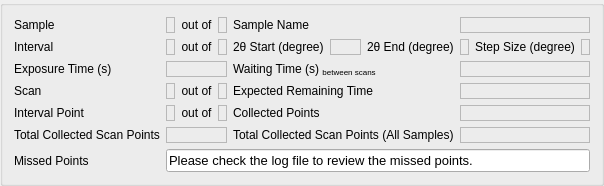
        <widget class="QGroupBox" name="statusGroupBox">
         <property name="sizePolicy">
          <sizepolicy hsizetype="Preferred" vsizetype="Preferred">
           <horstretch>0</horstretch>
           <verstretch>0</verstretch>
          </sizepolicy>
         </property>
         <property name="title">
          <string/>
         </property>
         <layout class="QGridLayout" name="gridLayout_5">
          <item row="0" column="3">
           <widget class="QELabel" name="samplesVal">
            <property name="cursor">
             <cursorShape>IBeamCursor</cursorShape>
            </property>
            <property name="frameShape">
             <enum>QFrame::StyledPanel</enum>
            </property>
            <property name="alignment">
             <set>Qt::AlignCenter</set>
            </property>
            <property name="variable" stdset="0">
             <string>$(P)Samples</string>
            </property>
            <property name="variableSubstitutions" stdset="0">
             <string>P=MS:</string>
            </property>
            <property name="variableAsToolTip">
             <bool>false</bool>
            </property>
            <property name="displayAlarmStateOption" stdset="0">
             <enum>QE::Never</enum>
            </property>
            <property name="addUnits">
             <bool>false</bool>
            </property>
           </widget>
          </item>
          <item row="4" column="1">
           <widget class="QELabel" name="pointVal">
            <property name="cursor">
             <cursorShape>IBeamCursor</cursorShape>
            </property>
            <property name="frameShape">
             <enum>QFrame::StyledPanel</enum>
            </property>
            <property name="alignment">
             <set>Qt::AlignCenter</set>
            </property>
            <property name="variable" stdset="0">
             <string>$(P)CurrentPoint</string>
            </property>
            <property name="variableSubstitutions" stdset="0">
             <string>P=MS:</string>
            </property>
            <property name="variableAsToolTip">
             <bool>false</bool>
            </property>
            <property name="displayAlarmStateOption" stdset="0">
             <enum>QE::Never</enum>
            </property>
            <property name="addUnits">
             <bool>false</bool>
            </property>
           </widget>
          </item>
          <item row="1" column="4">
           <widget class="QLabel" name="twoThetaStartLabel">
            <property name="text">
             <string>2θ Start (degree)</string>
            </property>
            <property name="alignment">
             <set>Qt::AlignLeading|Qt::AlignLeft|Qt::AlignVCenter</set>
            </property>
           </widget>
          </item>
          <item row="0" column="1">
           <widget class="QELabel" name="currentSampleVal">
            <property name="cursor">
             <cursorShape>IBeamCursor</cursorShape>
            </property>
            <property name="frameShape">
             <enum>QFrame::StyledPanel</enum>
            </property>
            <property name="alignment">
             <set>Qt::AlignCenter</set>
            </property>
            <property name="variable" stdset="0">
             <string>$(P)CurrentSample</string>
            </property>
            <property name="variableSubstitutions" stdset="0">
             <string>P=MS:</string>
            </property>
            <property name="variableAsToolTip">
             <bool>false</bool>
            </property>
            <property name="displayAlarmStateOption" stdset="0">
             <enum>QE::Never</enum>
            </property>
            <property name="addUnits">
             <bool>false</bool>
            </property>
           </widget>
          </item>
          <item row="1" column="3">
           <widget class="QELabel" name="intervalsVal">
            <property name="cursor">
             <cursorShape>IBeamCursor</cursorShape>
            </property>
            <property name="frameShape">
             <enum>QFrame::StyledPanel</enum>
            </property>
            <property name="alignment">
             <set>Qt::AlignCenter</set>
            </property>
            <property name="variable" stdset="0">
             <string>$(P)Intervals</string>
            </property>
            <property name="variableSubstitutions" stdset="0">
             <string>P=MS:</string>
            </property>
            <property name="variableAsToolTip">
             <bool>false</bool>
            </property>
            <property name="displayAlarmStateOption" stdset="0">
             <enum>QE::Never</enum>
            </property>
            <property name="addUnits">
             <bool>false</bool>
            </property>
           </widget>
          </item>
          <item row="1" column="8">
           <widget class="QLabel" name="twoThetaStepSizeLabel">
            <property name="text">
             <string>Step Size (degree)</string>
            </property>
            <property name="alignment">
             <set>Qt::AlignLeading|Qt::AlignLeft|Qt::AlignVCenter</set>
            </property>
           </widget>
          </item>
          <item row="4" column="0">
           <widget class="QLabel" name="pointLabel">
            <property name="text">
             <string>Interval Point</string>
            </property>
           </widget>
          </item>
          <item row="0" column="0">
           <widget class="QLabel" name="sampleLabel">
            <property name="text">
             <string>Sample</string>
            </property>
           </widget>
          </item>
          <item row="3" column="1">
           <widget class="QELabel" name="scanVal">
            <property name="cursor">
             <cursorShape>IBeamCursor</cursorShape>
            </property>
            <property name="frameShape">
             <enum>QFrame::StyledPanel</enum>
            </property>
            <property name="alignment">
             <set>Qt::AlignCenter</set>
            </property>
            <property name="variable" stdset="0">
             <string>$(P)CurrentScan</string>
            </property>
            <property name="variableSubstitutions" stdset="0">
             <string>P=MS:</string>
            </property>
            <property name="variableAsToolTip">
             <bool>false</bool>
            </property>
            <property name="displayAlarmStateOption" stdset="0">
             <enum>QE::Never</enum>
            </property>
            <property name="addUnits">
             <bool>false</bool>
            </property>
           </widget>
          </item>
          <item row="1" column="2">
           <widget class="QLabel" name="outOf2">
            <property name="text">
             <string>out of</string>
            </property>
            <property name="alignment">
             <set>Qt::AlignCenter</set>
            </property>
           </widget>
          </item>
          <item row="6" column="0">
           <widget class="QLabel" name="missedPointsLabel">
            <property name="text">
             <string>Missed Points</string>
            </property>
           </widget>
          </item>
          <item row="2" column="0">
           <widget class="QLabel" name="exposureTimeLabel">
            <property name="text">
             <string>Exposure Time (s)</string>
            </property>
            <property name="alignment">
             <set>Qt::AlignLeading|Qt::AlignLeft|Qt::AlignVCenter</set>
            </property>
           </widget>
          </item>
          <item row="5" column="0">
           <widget class="QLabel" name="totalCollectedScanPointsLabel">
            <property name="text">
             <string>Total Collected Scan Points</string>
            </property>
           </widget>
          </item>
          <item row="1" column="6">
           <widget class="QLabel" name="twoThetaEndLabel">
            <property name="text">
             <string>2θ End (degree)</string>
            </property>
            <property name="alignment">
             <set>Qt::AlignLeading|Qt::AlignLeft|Qt::AlignVCenter</set>
            </property>
           </widget>
          </item>
          <item row="3" column="3">
           <widget class="QELabel" name="scansVal">
            <property name="cursor">
             <cursorShape>IBeamCursor</cursorShape>
            </property>
            <property name="frameShape">
             <enum>QFrame::StyledPanel</enum>
            </property>
            <property name="alignment">
             <set>Qt::AlignCenter</set>
            </property>
            <property name="variable" stdset="0">
             <string>$(P)Scans</string>
            </property>
            <property name="variableSubstitutions" stdset="0">
             <string>P=MS:</string>
            </property>
            <property name="variableAsToolTip">
             <bool>false</bool>
            </property>
            <property name="displayAlarmStateOption" stdset="0">
             <enum>QE::Never</enum>
            </property>
            <property name="addUnits">
             <bool>false</bool>
            </property>
           </widget>
          </item>
          <item row="3" column="0">
           <widget class="QLabel" name="scanLabel">
            <property name="text">
             <string>Scan</string>
            </property>
           </widget>
          </item>
          <item row="1" column="7">
           <widget class="QELabel" name="twoThetaEndVal">
            <property name="cursor">
             <cursorShape>IBeamCursor</cursorShape>
            </property>
            <property name="frameShape">
             <enum>QFrame::StyledPanel</enum>
            </property>
            <property name="alignment">
             <set>Qt::AlignCenter</set>
            </property>
            <property name="variable" stdset="0">
             <string>MS:EndPoint$(N)</string>
            </property>
            <property name="variableSubstitutions" stdset="0">
             <string>N=1</string>
            </property>
            <property name="variableAsToolTip">
             <bool>false</bool>
            </property>
            <property name="displayAlarmStateOption" stdset="0">
             <enum>QE::Never</enum>
            </property>
            <property name="useDbPrecision">
             <bool>false</bool>
            </property>
            <property name="addUnits">
             <bool>false</bool>
            </property>
           </widget>
          </item>
          <item row="1" column="0">
           <widget class="QLabel" name="intervalLabel">
            <property name="text">
             <string>Interval</string>
            </property>
           </widget>
          </item>
          <item row="1" column="1">
           <widget class="QELabel" name="intervalVal">
            <property name="cursor">
             <cursorShape>IBeamCursor</cursorShape>
            </property>
            <property name="frameShape">
             <enum>QFrame::StyledPanel</enum>
            </property>
            <property name="alignment">
             <set>Qt::AlignCenter</set>
            </property>
            <property name="variable" stdset="0">
             <string>$(P)CurrentInterval</string>
            </property>
            <property name="variableSubstitutions" stdset="0">
             <string>P=MS:</string>
            </property>
            <property name="variableAsToolTip">
             <bool>false</bool>
            </property>
            <property name="displayAlarmStateOption" stdset="0">
             <enum>QE::Never</enum>
            </property>
            <property name="addUnits">
             <bool>false</bool>
            </property>
           </widget>
          </item>
          <item row="3" column="2">
           <widget class="QLabel" name="outOf3">
            <property name="text">
             <string>out of</string>
            </property>
            <property name="alignment">
             <set>Qt::AlignCenter</set>
            </property>
           </widget>
          </item>
          <item row="1" column="5">
           <widget class="QELabel" name="twoThetaStartVal">
            <property name="cursor">
             <cursorShape>IBeamCursor</cursorShape>
            </property>
            <property name="frameShape">
             <enum>QFrame::StyledPanel</enum>
            </property>
            <property name="alignment">
             <set>Qt::AlignCenter</set>
            </property>
            <property name="variable" stdset="0">
             <string>MS:StartPoint$(N)</string>
            </property>
            <property name="variableSubstitutions" stdset="0">
             <string>N=1</string>
            </property>
            <property name="variableAsToolTip">
             <bool>false</bool>
            </property>
            <property name="displayAlarmStateOption" stdset="0">
             <enum>QE::Never</enum>
            </property>
            <property name="useDbPrecision">
             <bool>false</bool>
            </property>
            <property name="addUnits">
             <bool>false</bool>
            </property>
           </widget>
          </item>
          <item row="0" column="2">
           <widget class="QLabel" name="outOf1">
            <property name="text">
             <string>out of</string>
            </property>
            <property name="alignment">
             <set>Qt::AlignCenter</set>
            </property>
           </widget>
          </item>
          <item row="4" column="2">
           <widget class="QLabel" name="outOf4">
            <property name="text">
             <string>out of</string>
            </property>
            <property name="alignment">
             <set>Qt::AlignCenter</set>
            </property>
           </widget>
          </item>
          <item row="4" column="3">
           <widget class="QELabel" name="pointsVal">
            <property name="cursor">
             <cursorShape>IBeamCursor</cursorShape>
            </property>
            <property name="frameShape">
             <enum>QFrame::StyledPanel</enum>
            </property>
            <property name="alignment">
             <set>Qt::AlignCenter</set>
            </property>
            <property name="variable" stdset="0">
             <string>$(P)TotalPoints</string>
            </property>
            <property name="variableSubstitutions" stdset="0">
             <string>P=MS:</string>
            </property>
            <property name="variableAsToolTip">
             <bool>false</bool>
            </property>
            <property name="displayAlarmStateOption" stdset="0">
             <enum>QE::Never</enum>
            </property>
            <property name="addUnits">
             <bool>false</bool>
            </property>
           </widget>
          </item>
          <item row="1" column="9">
           <widget class="QELabel" name="twoThetaStepSizeVal">
            <property name="cursor">
             <cursorShape>IBeamCursor</cursorShape>
            </property>
            <property name="frameShape">
             <enum>QFrame::StyledPanel</enum>
            </property>
            <property name="alignment">
             <set>Qt::AlignCenter</set>
            </property>
            <property name="variable" stdset="0">
             <string>MS:StepSize$(N)</string>
            </property>
            <property name="variableSubstitutions" stdset="0">
             <string>N=1</string>
            </property>
            <property name="variableAsToolTip">
             <bool>false</bool>
            </property>
            <property name="displayAlarmStateOption" stdset="0">
             <enum>QE::Never</enum>
            </property>
            <property name="useDbPrecision">
             <bool>false</bool>
            </property>
            <property name="addUnits">
             <bool>false</bool>
            </property>
           </widget>
          </item>
          <item row="0" column="7" colspan="3">
           <widget class="QELabel" name="sampleNameVal">
            <property name="cursor">
             <cursorShape>IBeamCursor</cursorShape>
            </property>
            <property name="frameShape">
             <enum>QFrame::StyledPanel</enum>
            </property>
            <property name="alignment">
             <set>Qt::AlignCenter</set>
            </property>
            <property name="variable" stdset="0">
             <string>$(P)SampleName</string>
            </property>
            <property name="variableSubstitutions" stdset="0">
             <string>P=MS:</string>
            </property>
            <property name="variableAsToolTip">
             <bool>false</bool>
            </property>
            <property name="displayAlarmStateOption" stdset="0">
             <enum>QE::Never</enum>
            </property>
            <property name="addUnits">
             <bool>false</bool>
            </property>
           </widget>
          </item>
          <item row="0" column="4" colspan="3">
           <widget class="QLabel" name="sampleNameLabel">
            <property name="text">
             <string>Sample Name</string>
            </property>
           </widget>
          </item>
          <item row="3" column="7" colspan="3">
           <widget class="QELabel" name="intervalRemainingTimeVl">
            <property name="cursor">
             <cursorShape>IBeamCursor</cursorShape>
            </property>
            <property name="frameShape">
             <enum>QFrame::StyledPanel</enum>
            </property>
            <property name="alignment">
             <set>Qt::AlignCenter</set>
            </property>
            <property name="variable" stdset="0">
             <string>$(P)IntervalRemTime</string>
            </property>
            <property name="variableSubstitutions" stdset="0">
             <string>P=MS:</string>
            </property>
            <property name="variableAsToolTip">
             <bool>false</bool>
            </property>
            <property name="displayAlarmStateOption" stdset="0">
             <enum>QE::Never</enum>
            </property>
            <property name="addUnits">
             <bool>false</bool>
            </property>
           </widget>
          </item>
          <item row="3" column="4" colspan="3">
           <widget class="QLabel" name="scanRemainingTimeLabel">
            <property name="text">
             <string>Expected Remaining Time</string>
            </property>
           </widget>
          </item>
          <item row="4" column="7" colspan="3">
           <widget class="QELabel" name="collectedPointsVal">
            <property name="cursor">
             <cursorShape>IBeamCursor</cursorShape>
            </property>
            <property name="frameShape">
             <enum>QFrame::StyledPanel</enum>
            </property>
            <property name="alignment">
             <set>Qt::AlignCenter</set>
            </property>
            <property name="variable" stdset="0">
             <string>$(P)CollectedPoints</string>
            </property>
            <property name="variableSubstitutions" stdset="0">
             <string>P=MS:</string>
            </property>
            <property name="variableAsToolTip">
             <bool>false</bool>
            </property>
            <property name="displayAlarmStateOption" stdset="0">
             <enum>QE::Never</enum>
            </property>
            <property name="addUnits">
             <bool>false</bool>
            </property>
           </widget>
          </item>
          <item row="4" column="4" colspan="3">
           <widget class="QLabel" name="collectedPointsLabel">
            <property name="text">
             <string>Collected Points</string>
            </property>
           </widget>
          </item>
          <item row="5" column="7" colspan="3">
           <widget class="QELabel" name="allSamplesTotalCollectedScanPointsVal">
            <property name="cursor">
             <cursorShape>IBeamCursor</cursorShape>
            </property>
            <property name="frameShape">
             <enum>QFrame::StyledPanel</enum>
            </property>
            <property name="alignment">
             <set>Qt::AlignCenter</set>
            </property>
            <property name="variable" stdset="0">
             <string>$(P)AllTotalCollectedPoints</string>
            </property>
            <property name="variableSubstitutions" stdset="0">
             <string>P=MS:</string>
            </property>
            <property name="variableAsToolTip">
             <bool>false</bool>
            </property>
            <property name="displayAlarmStateOption" stdset="0">
             <enum>QE::Never</enum>
            </property>
            <property name="addUnits">
             <bool>false</bool>
            </property>
           </widget>
          </item>
          <item row="5" column="4" colspan="3">
           <widget class="QLabel" name="allSamplesTotalCollectedScanPointsLabel">
            <property name="text">
             <string>Total Collected Scan Points (All Samples)</string>
            </property>
           </widget>
          </item>
          <item row="6" column="1" colspan="9">
           <widget class="QLineEdit" name="missedPointsVal">
            <property name="font">
             <font>
              <pointsize>10</pointsize>
             </font>
            </property>
            <property name="text">
             <string>Please check the log file to review the missed points.</string>
            </property>
            <property name="dragEnabled">
             <bool>true</bool>
            </property>
            <property name="readOnly">
             <bool>true</bool>
            </property>
           </widget>
          </item>
          <item row="5" column="1" colspan="3">
           <widget class="QELabel" name="totalCollectedScanPointsVal">
            <property name="cursor">
             <cursorShape>IBeamCursor</cursorShape>
            </property>
            <property name="frameShape">
             <enum>QFrame::StyledPanel</enum>
            </property>
            <property name="alignment">
             <set>Qt::AlignCenter</set>
            </property>
            <property name="variable" stdset="0">
             <string>$(P)TotalCollectedPoints</string>
            </property>
            <property name="variableSubstitutions" stdset="0">
             <string>P=MS:</string>
            </property>
            <property name="variableAsToolTip">
             <bool>false</bool>
            </property>
            <property name="displayAlarmStateOption" stdset="0">
             <enum>QE::Never</enum>
            </property>
            <property name="addUnits">
             <bool>false</bool>
            </property>
           </widget>
          </item>
          <item row="2" column="1" colspan="3">
           <widget class="QELabel" name="exposureTimeVal">
            <property name="cursor">
             <cursorShape>IBeamCursor</cursorShape>
            </property>
            <property name="frameShape">
             <enum>QFrame::StyledPanel</enum>
            </property>
            <property name="alignment">
             <set>Qt::AlignCenter</set>
            </property>
            <property name="variable" stdset="0">
             <string>MS:ExposureTime$(N)</string>
            </property>
            <property name="variableSubstitutions" stdset="0">
             <string>N=1</string>
            </property>
            <property name="variableAsToolTip">
             <bool>false</bool>
            </property>
            <property name="displayAlarmStateOption" stdset="0">
             <enum>QE::Never</enum>
            </property>
            <property name="useDbPrecision">
             <bool>false</bool>
            </property>
            <property name="addUnits">
             <bool>false</bool>
            </property>
           </widget>
          </item>
          <item row="2" column="7" colspan="3">
           <widget class="QELabel" name="waitingTimeVal">
            <property name="cursor">
             <cursorShape>IBeamCursor</cursorShape>
            </property>
            <property name="frameShape">
             <enum>QFrame::StyledPanel</enum>
            </property>
            <property name="alignment">
             <set>Qt::AlignCenter</set>
            </property>
            <property name="variable" stdset="0">
             <string>$(P)WaitingTime</string>
            </property>
            <property name="variableSubstitutions" stdset="0">
             <string>P=MS:</string>
            </property>
            <property name="variableAsToolTip">
             <bool>false</bool>
            </property>
            <property name="displayAlarmStateOption" stdset="0">
             <enum>QE::Never</enum>
            </property>
            <property name="useDbPrecision">
             <bool>false</bool>
            </property>
            <property name="addUnits">
             <bool>false</bool>
            </property>
           </widget>
          </item>
          <item row="2" column="4" colspan="3">
           <widget class="QLabel" name="waitingTimeLabel">
            <property name="text">
             <string>&lt;html&gt;&lt;head/&gt;&lt;body&gt;&lt;p&gt;Waiting Time (s) &lt;span style=&quot; vertical-align:sub;&quot;&gt;between scans&lt;/span&gt;&lt;/p&gt;&lt;/body&gt;&lt;/html&gt;</string>
            </property>
           </widget>
          </item>
         </layout>
        </widget>
